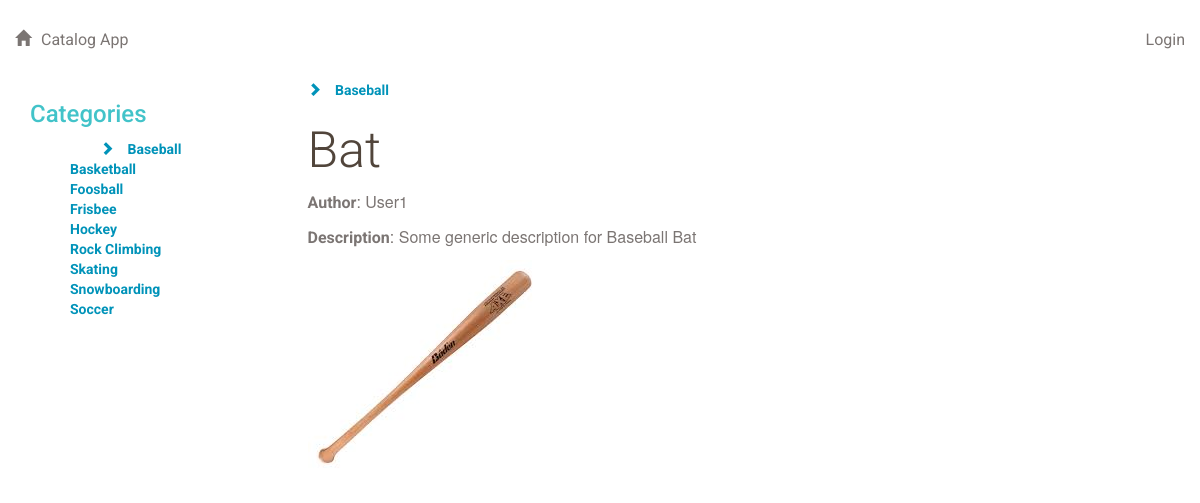
Page /catalog/Baseball/Bat/ on the committed database.
### db.py (models this page shows, shortened)
class Category(Base):
    __tablename__ = 'category'
    id = Column(Integer, primary_key = True)
    name = Column(String(100), nullable = False, unique = True)
    user_id = Column(Integer, ForeignKey('user.id'))
    user = relationship(User)

class Item(Base):
    __tablename__ = 'item'
    id = Column(Integer, primary_key = True)
    name = Column(String(100), nullable = False, unique = True)
    description = Column(String(500))
    category_id = Column(Integer, ForeignKey('category.id'))
    category = relationship(Category, backref = backref('items', cascade = 'all, delete-orphan'))
    last_updated = Column(DateTime, server_default=sqlalchemy.func.now(), onupdate=sqlalchemy.func.now())
    user_id = Column(Integer, ForeignKey('user.id'))
    user = relationship(User)
    picture = Column(String(500))

class User(Base):
    __tablename__ = 'user'
    id = Column(Integer, primary_key=True)
    name = Column(String(250), nullable=False)
    email = Column(String(250), unique=True, nullable=False)
    picture = Column(String(500), nullable=True)

### application.py (the view)
@app.route('/catalog/<path:category_name>/<path:item_name>/')
def showCategoryItemByName(category_name, item_name):
    return render_template('ShowItem.html', \
                            categories = getCategories(), \
                            item = getItemByName(category_name, item_name), \
                            category_name = category_name)

### helper.py (called while the page is built)
def getCategories():
    return session.query(Category).order_by(asc(Category.name)).all()

def getItemByName(category_name, item_name):
    return session.query(Item).join(Item.category).filter(Category.name == category_name, Item.name == item_name).one()

### templates/ShowItem.html (shortened to what this page needs)
{% extends "main.html" %}
{% block content %}
<div class="row">
        <a href="{{url_for('showCategoryItemsByName', category_name = item.category.name)}}"><span class="glyphicon glyphicon-chevron-right" aria-hidden="true"></span> {{item.category.name}}</a>
        <h1>{{item.name}}</h1>
</div>
<div class="row">
    <p> <b>Author</b>: {{item.user.name}} </p>
    <p>
        <b>Description</b>: {{item.description}}
    </p>
    {% if item.picture %}
      <img src="/uploads/{{item.picture}}" alt="{{item.name}}">
    {% endif %}
</div>
{% endblock %}

### templates/main.html (shortened to what this page needs)
<!DOCTYPE html>
<html lang="en">
    <head>
        <link rel="stylesheet" href="//netdna.bootstrapcdn.com/bootstrap/3.1.1/css/bootstrap.min.css">
        <link rel=stylesheet type=text/css href="{{ url_for('static', filename='styles.css') }}">
    </head>
    <body>
        <div class="container">
            <div class="row">
                {% include "inc/header.html" %}
                <div class="col-md-3 category_list">
                    {% include "inc/categories.html" %}
                </div>
                <div class="col-md-9 item_list">
                    {% block content %}
                    {% endblock %}
                </div>
            </div>
        </div>
    </body>
</html>

### templates/inc/header.html (shortened to what this page needs)
<div class="row top-menu">
    <div class="col-md-6">
        <a href="{{url_for('index')}}">
            <span class="glyphicon glyphicon-home" aria-hidden="true"></span>Catalog App
        </a>
    </div>
    <div class="col-md-6 text-right">
        {%if 'username' not in session %}
            <a href="{{url_for('login')}}">Login </a>
        {% endif %}
    </div>
</div>

### templates/inc/categories.html (shortened to what this page needs)
<div>
    <h2>Categories</h2>
</div>
<div>
<ul>
    {% for cat in categories %}
        <li><a href="{{url_for('showCategoryItemsByName', category_name = cat.name)}}">
        {% if category_name %}
            {% if category_name == cat.name %}
              <span class="glyphicon glyphicon-chevron-right" aria-hidden="true"></span>
            {% endif %}
        {% endif %}
        {{cat.name}}</a></li>
    {% endfor %}
</ul>
</div>

### static/styles.css (style rules this page uses)
* { font-family: "Helvetica Neue Bold", Roboto, Helvetica, Arial, sans-serif; font-weight: 700; }
h1 { font-family: "Helvetica Neue Light", Roboto, Helvetica, Arial, sans-serif; font-size: 50px; color: #51453B; line-height: 60px; font-weight: 300; }
h2 { font-size: 24px; color: #42C3C9; line-height: 29px; }
p { font-family: "Helvetica Neue", Roboto, Helvetica, Arial, sans-serif; font-size: 16px; color: #7B7573; line-height: 24px; font-weight: 400; }
a { font-size: 14px; color: #0093B9; line-height: 17px; }
.glyphicon { margin-right: 10px; }
.top-menu { padding-top: 30px; padding-bottom: 30px; }
.top-menu a { margin-bottom: 0; line-height: 16px; font-size: 16px; color: #7B7573; font-weight: 400; }
ul { list-style-type: none; }

### rows in the picture
Category: name "Baseball", category.name "Baseball"
Category: name "Basketball"
Category: name "Foosball"
Category: name "Frisbee"
Category: name "Hockey"
Category: name "Rock Climbing"
Category: name "Skating"
Category: name "Snowboarding"
Category: name "Soccer"
Item: name "Bat", description "Some generic description for Baseball Bat", picture (picture)
User: user.name "User1"
